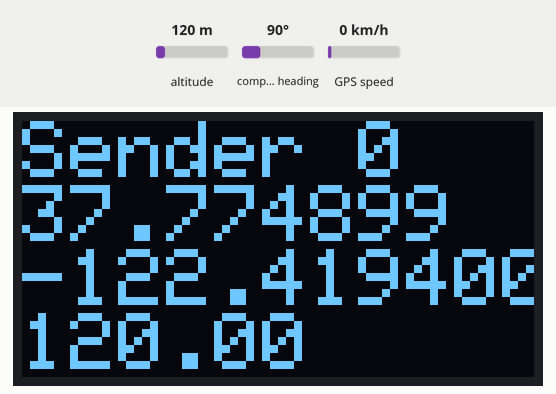
Recording of a sketch running on a simulated Arduino Uno, built with avr-gcc and run on an emulated ATmega328P. Parts: 128×64 one-colour display. Inputs (shaded band) come from the test bench; at power-on: altitude 120 m, compass heading 90°, GPS speed 0 km/h. The GPS gets a fix after 3 s at 37.7749, -122.4194 with 8 satellites; no radio packets arrive unless stated; what the sketch prints to the serial monitor is not drawn.

Above: at 3.7 s.
3.8 s: altitude set to 20 m
At 5.5 s:
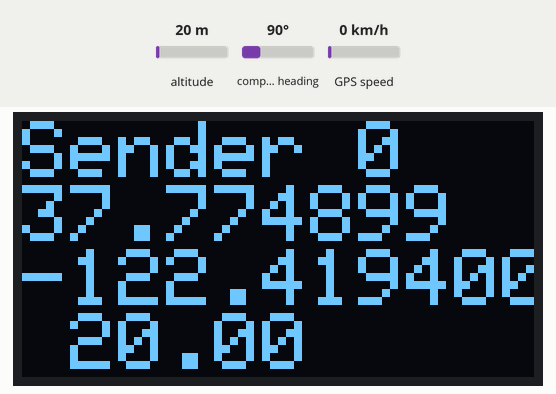
5.9 s: altitude set to 250 m
At 7.6 s:
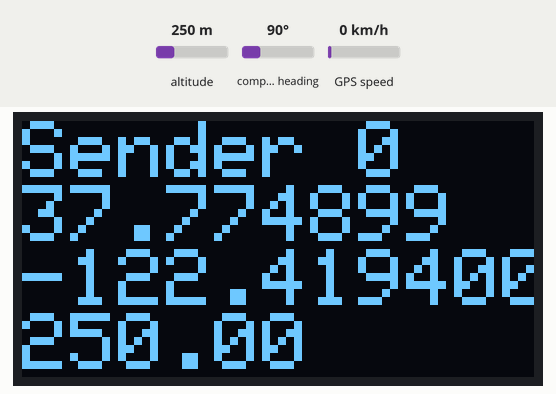
8.3 s: altitude set to 500 m
At 9.7 s:
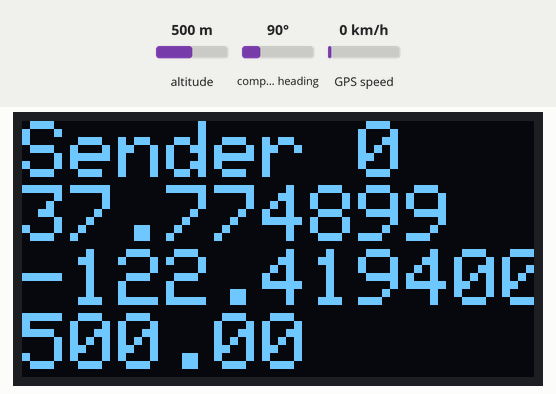
Timing chart, 0 to 11.3 s (numbered marks = the images above; inputs shaded):
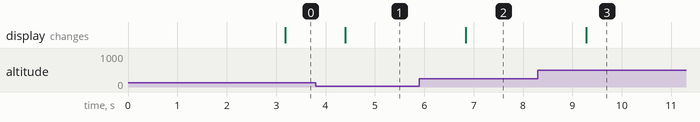

The sketch:

sender.ino
```cpp
 /*
* Getting Started example sketch for nRF24L01+ radios
* This is a very basic example of how to send data from one node to another
* Updated: Dec 2014 by TMRh20
*/

#include <Wire.h>
#include <SSD1306Ascii.h>
#include <SSD1306AsciiWire.h>

#include <RF24_config.h>
#include <nRF24L01.h>
#include <SPI.h>
#include <RF24.h>

#include <SoftwareSerial.h>
#include <TinyGPS++.h>


#define I2C_ADDRESS 0x3C
SSD1306AsciiWire display;

#define GPS_RX 4
#define GPS_TX 3
#define GPS_BAUD 9600
SoftwareSerial gpsSerial(GPS_RX, GPS_TX);
TinyGPSPlus tinyGPS;


RF24 radio(9, 10);
static const int senderAdd[2] = { 0xF0F0F0F0AA, 0xF0F0F0F066 };
static const int sender = 0;


bool oledAvailable = true;
bool gpsAvailable = true;

void initDisplay()
{
    if (!oledAvailable)
    {
        return;
    }

    Serial.println(F("Init OLED"));
    Wire.begin();
    display.begin(&Adafruit128x64, I2C_ADDRESS);
    display.set400kHz();
    display.setFont(Adafruit5x7);
    display.set2X();
    display.clear();
    display.setCursor(0, 0);
    display.print(F("Sender "));
    display.print(sender);
    Serial.println(F("OLED ready"));
}

void initGps()
{
    if (!gpsAvailable)
    {
        return;
    }

    gpsSerial.begin(GPS_BAUD);
}

void setup()
{
    Serial.begin(9600);
    Serial.println(F("Setup"));


    initDisplay();
    initGps();

    delay(1000);
    Serial.print(F("Sender "));
    Serial.println(sender);

    radio.begin();
    radio.setPALevel(RF24_PA_HIGH);
    radio.openWritingPipe(senderAdd[sender]);
    radio.stopListening();
}


void displayBuffer(char* buffer)
{
    if (oledAvailable)
    {
        int len = strlen(buffer);
        display.setCursor(0, 0);

        display.print(F("Sender "));
        display.println(sender);

        for (int i = 0; i < len; ++i)
        {
            if (buffer[i] == ',')
            {
                display.println();
                display.clearToEOL();
            }
            else
            {
                display.print(buffer[i]);
            }

        }
    }

    Serial.print(F("Buffer: "));
    Serial.println(buffer);
}

void displaySendStatus(bool success)
{
    return;
    if (!oledAvailable)
    {
        return;
    }

    int x = 128 - 2 * 6;
    int y = 0;
    // clear the char
    display.clear(x, x + 2 * 6, y, y + 2 * 8);

    if (success)
    {
        display.print(F("^"));
    }
    else
    {
        display.print(F("x"));
    }
}

void displayInfo(TinyGPSPlus &tiny, char* buffer, int bufferLen)
{
    if (GetLatLngAlt(tiny, buffer, bufferLen))
    {
        Serial.println(buffer);
    }
}

bool GetLatLngAlt(TinyGPSPlus &tiny, char* buffer, int len)
{
    if (!gpsAvailable || !tiny.location.isValid())
    {
        return false;
    }

    Serial.println(F("Got location"));
    char lat[16];
    dtostrf(tiny.location.lat(), 9, 6, lat);
    char lng[16];
    dtostrf(tiny.location.lng(), 10, 6, lng);
    char alt[16];
    dtostrf(tiny.altitude.meters(), 6, 2, alt);
    snprintf(
        buffer,
        len,
        "%s,%s,%s",
        lat, lng, alt);
    return true;
}

void loop()
{
    char buffer[32];
    buffer[0] = '\0';

    while (gpsAvailable && gpsSerial.available() > 0)
    {
        int g = gpsSerial.read();

        if (tinyGPS.encode(g))
        {
            if (GetLatLngAlt(tinyGPS, buffer, 128))
            {
                displayBuffer(buffer);

                bool sendResult = radio.write(buffer, strlen(buffer));
                displaySendStatus(sendResult);
            }
        }
    }

    delay(250);
}
```

Measured:
- after the input at 3.8 s, the display: changes after 0.60 s (image 1)
- after the input at 5.9 s, the display: changes after 0.94 s (image 2)
- after the input at 8.3 s, the display: changes after 0.98 s (image 3)
